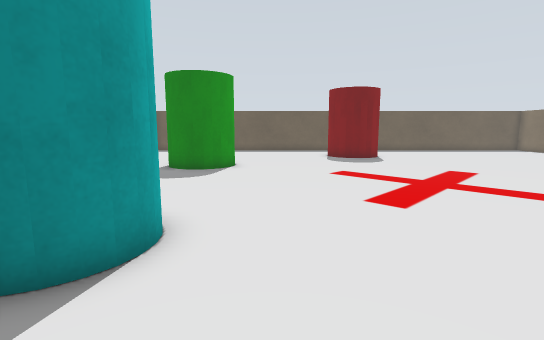
view 1 (above)

18 first-person views from a walk through a world built for the Gazebo simulator. The camera is 0.17 m above the floor, tilts 8° down and sees 85° across. The floor is counted in squares, 0.1 m on a side. Each view is taken from the middle of a square. On the plan, view 1 faces up. The plan holds only what a view shows up to about 15 squares ahead; the rest is blank.

view 2
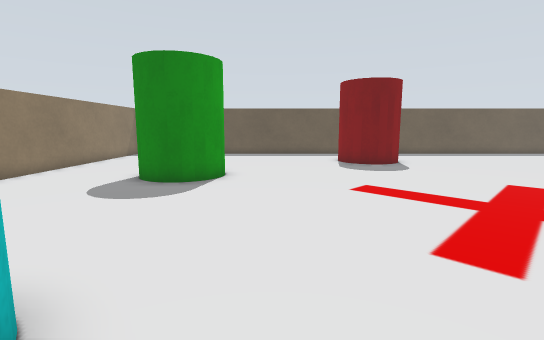

view 3
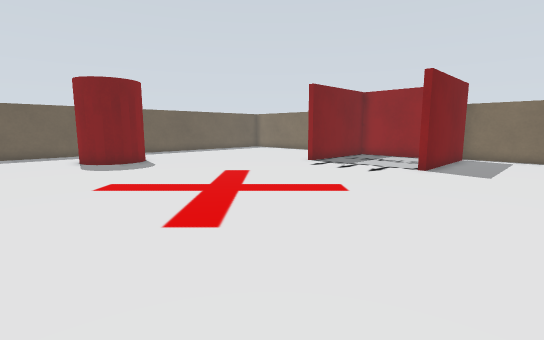

view 4
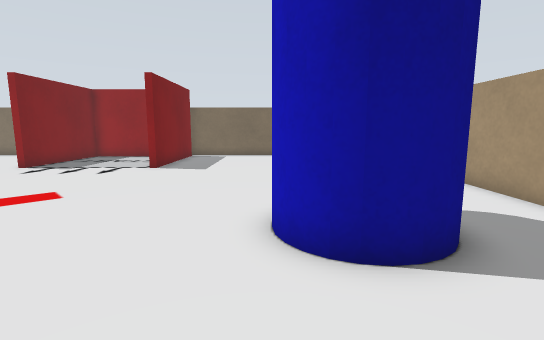

view 5
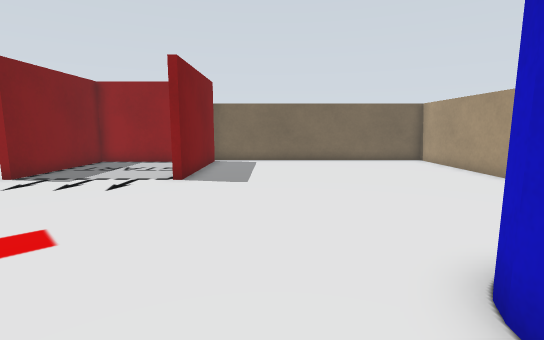

view 6
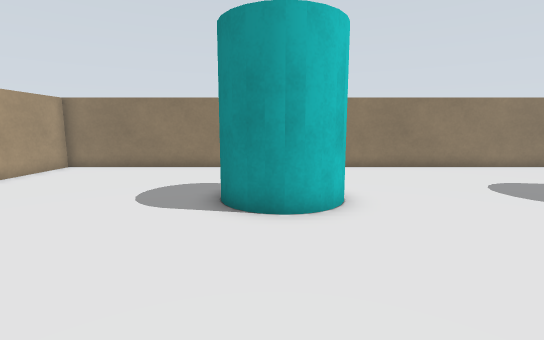

view 7
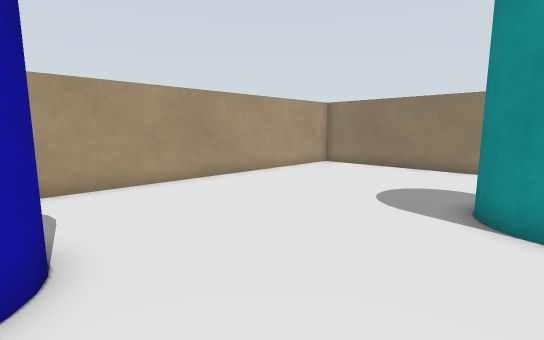

view 8
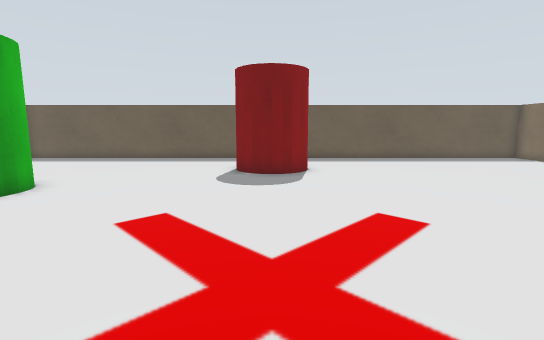

view 9
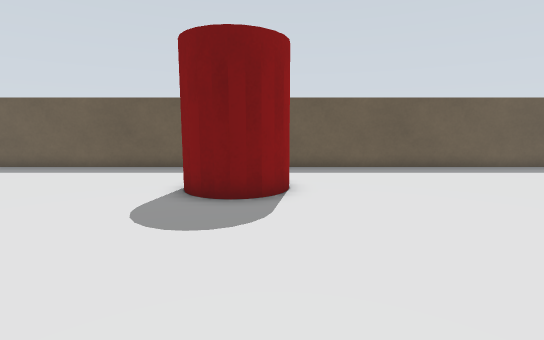

view 10
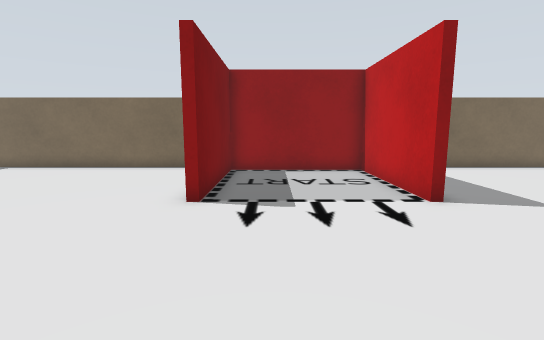

view 11
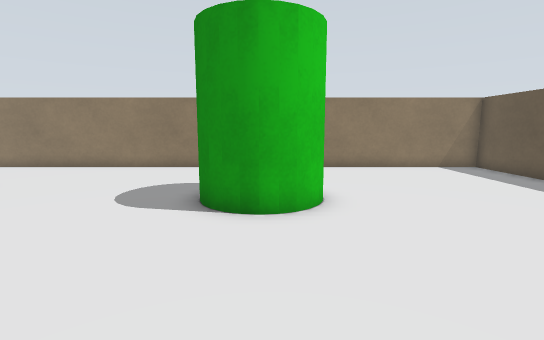

view 12
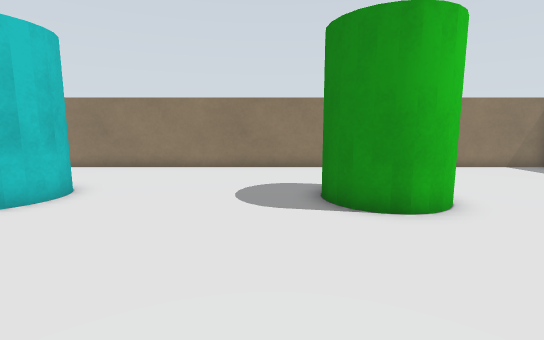

view 13
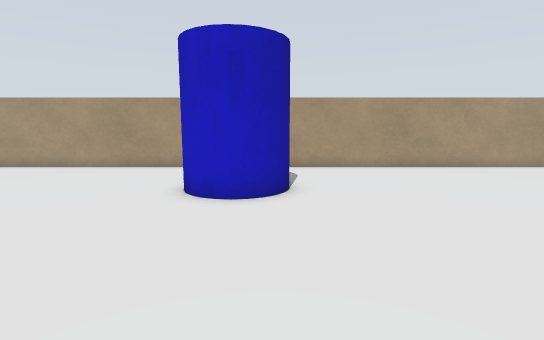

view 14
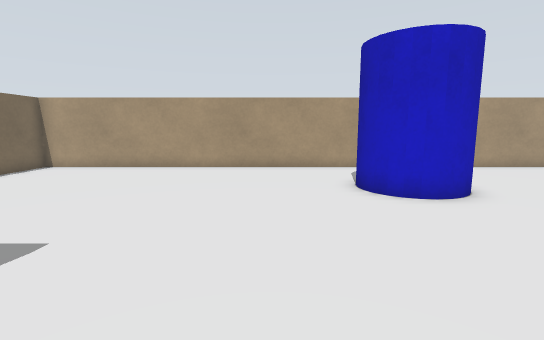

view 15
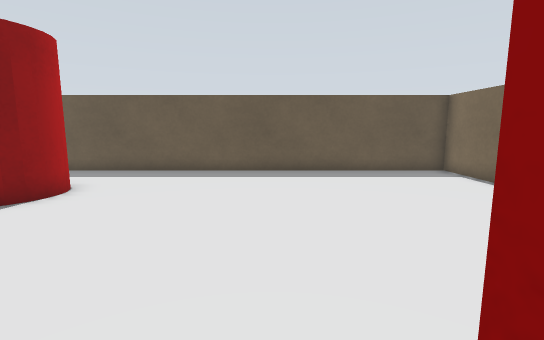

view 16
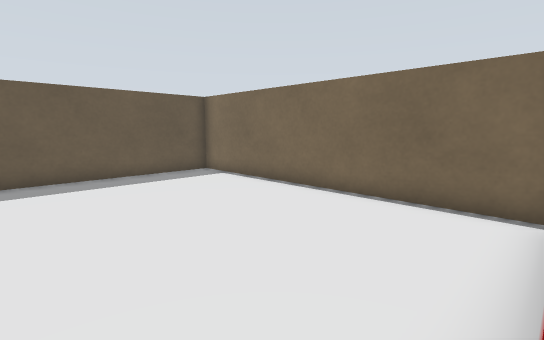

view 17
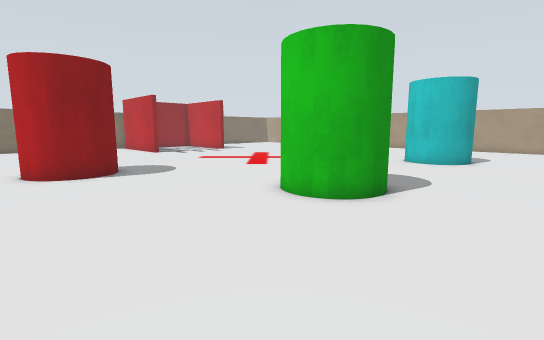

view 18
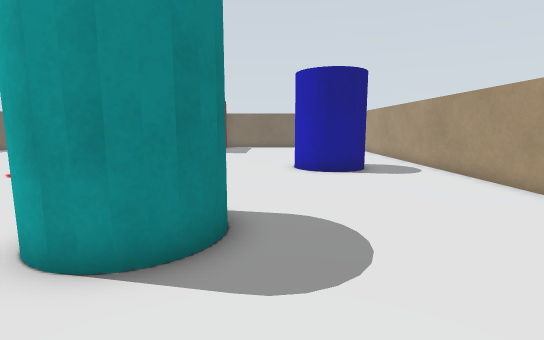

### Floor plan
Key: @ floor where view 1 was taken; # wall or solid block; . floor; C green cylinder; Y cyan cylinder; R red cylinder; B blue cylinder.
Columns run from 9 left of view 1 to 19 right of it. Each row starts with its distance up from view 1.
 23 #############################
 22 #........... ...............#
 21 #...........................#
 20 #............RR ............#
 19 #............R R............#
 18 #............R R............#
 17 #............RRR............#
 16 #...........................#
 15 #....CCC....................#
 14 #...CC C....................#
 13 #...CCCC....................#
 12 #....CC...............#######
 11 #..........................#
 10 #..........................#
  9 #..........................#
  8 #..........................#
  7 #..........................#
  6 #....YY...............######
  5 #...YYYY....................
  4 #...YY Y....................#
  3 #....YYY....................#
  2 #...........................#
  1 #............BBB............#
  0 #........@...B B............#
 -1 #............B B............#
 -2 #............BB ............#
 -3 #...........................#
 -4 #...........................#
 -5 #############################

Where each view was taken, in squares from view 1:
view 1: 0 up, 0 right, facing up
view 2: 3 up, 0 right, facing up
view 3: 2 up, 0 right, facing up-right
view 4: 1 up, 0 right, facing right
view 5: 3 up, 3 right, facing right
view 6: 4 up, 4 right, facing left
view 7: 4 up, 4 right, facing down-left
view 8: 6 up, 5 right, facing up
view 9: 10 up, 6 right, facing up
view 10: 10 up, 6 right, facing right
view 11: 14 up, 4 right, facing left
view 12: 11 up, 4 right, facing left
view 13: 8 up, 4 right, facing down
view 14: 8 up, 9 right, facing down
view 15: 11 up, 12 right, facing up
view 16: 12 up, 12 right, facing up-right
view 17: 21 up, 8 left, facing down-right
view 18: 2 up, 8 left, facing right
